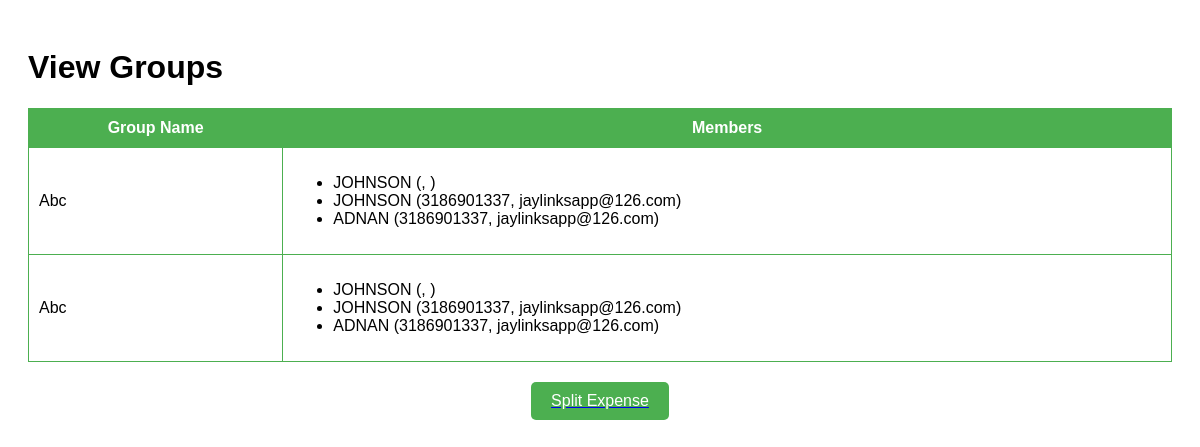
/view_groups (signed in), run on the app's committed database.
### tables this page shows
CREATE TABLE members (
            id INTEGER PRIMARY KEY AUTOINCREMENT,
            group_name TEXT NOT NULL,
            name TEXT NOT NULL,
            phone TEXT NOT NULL,
            email TEXT NOT NULL,
            FOREIGN KEY (group_name) REFERENCES groups_table(group_name)
        );

### app.py (the view)
@app.route('/view_groups')
def view_groups():
    if 'username' not in session:
        return redirect(url_for('login'))
    logged_in_user = session['username']
    conn = sqlite3.connect(db_path)
    cursor = conn.cursor()
    cursor.execute('SELECT group_name FROM members WHERE name = ?', (logged_in_user,))
    groups = cursor.fetchall()
    group_data = []
    for group in groups:
        cursor.execute('SELECT name, phone, email FROM members WHERE group_name = ?', (group[0],))
        members = cursor.fetchall()
        group_data.append({'group_name': group[0], 'members': members})
    conn.close()
    return render_template('view_groups.html', groups=group_data)

### templates/view_groups.html (shortened to what this page needs)
<!DOCTYPE html>
<html lang="en">
<head>
</head>
<body>
    <h1>View Groups</h1>
    <table>
        <thead>
            <tr>
                <th>Group Name</th>
                <th>Members</th>
            </tr>
        </thead>
        <tbody>
            {% for group in groups %}
            <tr>
                <td>{{ group.group_name }}</td>
                <td>
                    <ul>
                        {% for member in group.members %}
                        <li>{{ member[0] }} ({{ member[1] }}, {{ member[2] }})</li>
                        {% endfor %}
                    </ul>
                </td>
            </tr>
            {% endfor %}
        </tbody>
    </table>
    <a href="{{ url_for('split_expense') }}">
        <button class="split-expense-btn">Split Expense</button>
    </a>
</body>
</html>

### templates/view_groups.html (style rules this page uses)
body { font-family: Arial, sans-serif; background: linear-gradient(135deg, #e0f7fa, #e8f5e9); background-image: url('https://i.postimg.cc/m2Mwh4S5/background-image.webp'); background-size: cover; background-position: center; padding: 20px; }
table { width: 100%; border-collapse: collapse; margin-top: 20px; }
table, th, td { border: 1px solid #4caf50; }
th { background-color: #4caf50; color: white; padding: 10px; }
td { padding: 10px; text-align: left; }
.split-expense-btn { display: block; margin: 20px auto; padding: 10px 20px; background-color: #4caf50; color: white; border: none; border-radius: 5px; cursor: pointer; font-size: 1rem; }

### data on the page
members: group_name "Abc", name "JOHNSON"
members: name "JOHNSON", phone "3186901337", email "jaylinksapp@126.com", group_name "Abc"
members: name "ADNAN", phone "3186901337", email "jaylinksapp@126.com"
